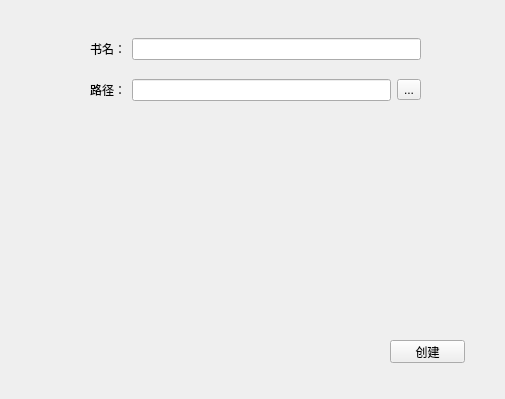
<?xml version="1.0" encoding="UTF-8"?>
<ui version="4.0">
 <class>CreateBook</class>
 <widget class="QWidget" name="CreateBook">
  <property name="geometry">
   <rect>
    <x>0</x>
    <y>0</y>
    <width>505</width>
    <height>399</height>
   </rect>
  </property>
  <property name="windowTitle">
   <string>创建</string>
  </property>
  <widget class="QWidget" name="verticalLayoutWidget">
   <property name="geometry">
    <rect>
     <x>90</x>
     <y>30</y>
     <width>331</width>
     <height>80</height>
    </rect>
   </property>
   <layout class="QVBoxLayout" name="verticalLayout">
    <item>
     <layout class="QHBoxLayout" name="horizontalLayout">
      <property name="bottomMargin">
       <number>5</number>
      </property>
      <item>
       <widget class="QLabel" name="label">
        <property name="text">
         <string>书名：</string>
        </property>
       </widget>
      </item>
      <item>
       <widget class="QLineEdit" name="lineEdit_Name"/>
      </item>
     </layout>
    </item>
    <item>
     <layout class="QHBoxLayout" name="horizontalLayout_2">
      <item>
       <widget class="QLabel" name="label_2">
        <property name="text">
         <string>路径：</string>
        </property>
       </widget>
      </item>
      <item>
       <widget class="QLineEdit" name="lineEdit_Path"/>
      </item>
      <item>
       <widget class="QToolButton" name="PathSet">
        <property name="text">
         <string>...</string>
        </property>
       </widget>
      </item>
     </layout>
    </item>
   </layout>
  </widget>
  <widget class="QPushButton" name="create_Btn">
   <property name="geometry">
    <rect>
     <x>390</x>
     <y>340</y>
     <width>75</width>
     <height>23</height>
    </rect>
   </property>
   <property name="text">
    <string>创建</string>
   </property>
  </widget>
 </widget>
 <resources/>
 <connections/>
</ui>
